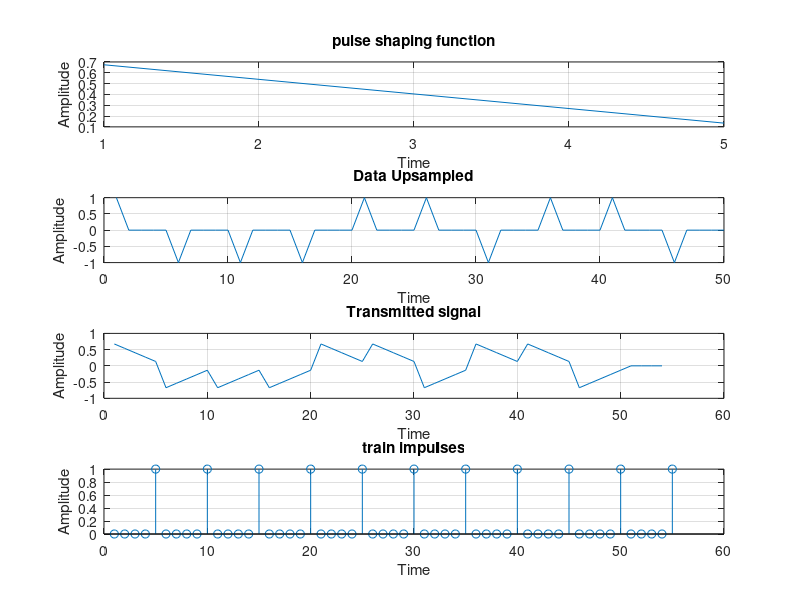
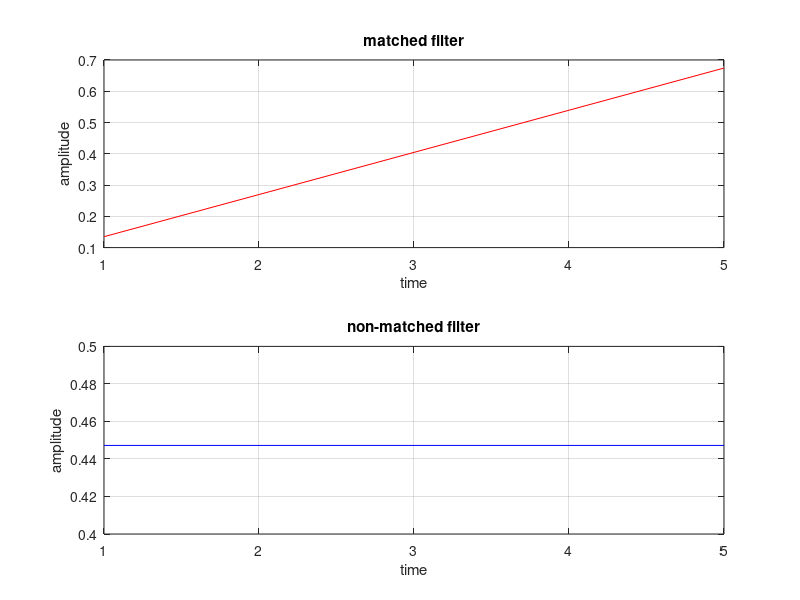
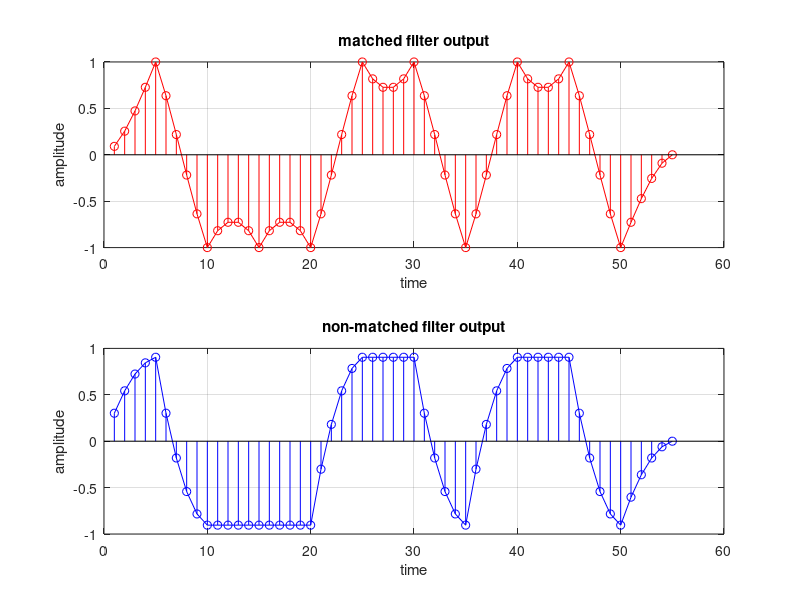
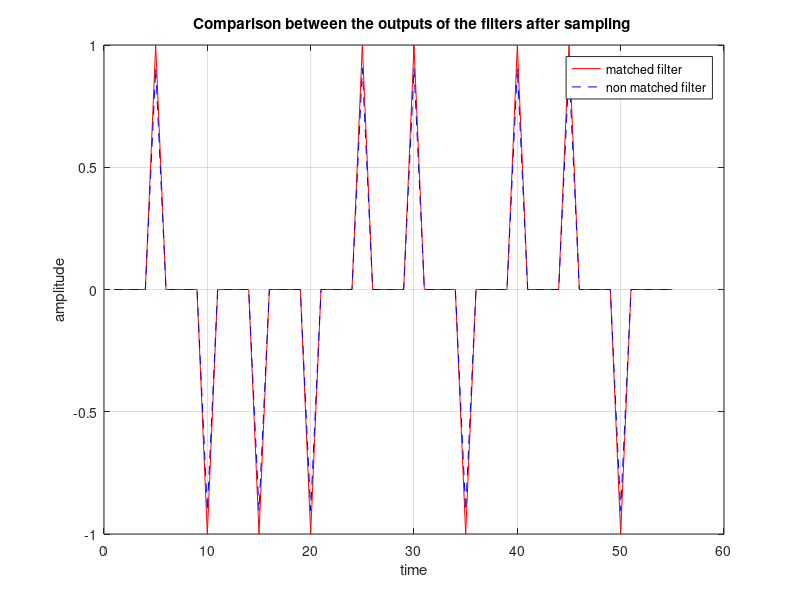

The MATLAB script that drew these images, in order: (Note: this script raises an error after producing the figures.)
%%%%%%%%%%%%%%%%%%% Requirement 1 %%%%%%%%%%%%%%%%%%%
ts = 1;        
Rs = 1/ts;    
p = [5 4 3 2 1]/sqrt(55);
n_bits = 10;
n_samples = 5;
data = randi ([0,1],1,n_bits);
polar_data = (2*data)-1;
data_upsampled = upsample(polar_data,n_samples);
y = conv(data_upsampled, p);

figure;
subplot(4,1,1);
plot(p);
grid on;
title("pulse shaping function");   
xlabel("Time");
ylabel("Amplitude");

subplot(4,1,2);
plot(data_upsampled);
grid on;
title("Data Upsampled");   
xlabel("Time");
ylabel("Amplitude");

subplot(4,1,3);
plot(y);
grid on;
title("Transmitted signal"); 
xlabel("Time");
ylabel("Amplitude");

%%%%%%%%%%%%%%%%%%%%  Filters %%%%%%%%%%%%%%%%%%%%%%%%%%%%%%%
matched_filter = fliplr(p);
non_matched_filter = [1 1 1 1 1]/sqrt(5);

%%%%%%%%%%%%%%%%%%%%% output of filters%%%%%%%%%%%%%%%%%%%%%%
matched_filter_out = conv(y,matched_filter);
non_matched_filter_out = conv(y,non_matched_filter);
%%%%%%%%%%%%%%%%%%%%%Creation of Train Impulses%%%%%%%%%%%%%%
train_impulses = repmat([0 0 0 0 1],1,floor( size(matched_filter_out,2)/n_samples) );
subplot(4,1,4);
stem(train_impulses);
grid on;
title("train impulses"); 
xlabel("Time");
ylabel("Amplitude");
%%%%%%%%%%%%%%%%%%%%%%%%%%%%%%%%%%%%%%%%%%%%%%%%%%%%%%%%%%%%%
%to adjust length
matched_filter_out = matched_filter_out(1:length(train_impulses));
non_matched_filter_out = non_matched_filter_out(1:length(train_impulses));

matched_filter_out_s     = matched_filter_out .* train_impulses ;
non_matched_filter_out_s = non_matched_filter_out .* train_impulses ;

correlator_out = zeros(1, length(y) - length(p) + 6);
for i = 1:5:length(y) - length(p) + 1
    out = 0;
    for j = 1:length(p)
        out = out + y(i+j-1) * p(j);
        correlator_out(i+j-1) = out; 
    end
end
corr_out_s = correlator_out .* train_impulses ;


%%%%%%%%%%%%%%%%%%%%%%%%%%%%%%%%%%%%%%% Plotting %%%%%%%%%%%%%%%%%%%%%%%%%%%%%%%%%%%%%%%%%%%%%%%%%%%%%%%%%%%%%%%%%%%%%%%%
figure('Name','Filters');
subplot(2,1,1);
plot(matched_filter,'r');
grid on
xlabel('time');
ylabel('amplitude');
title('matched filter');
subplot(2,1,2);
plot(non_matched_filter,'b');
grid on
xlabel('time');
ylabel('amplitude');
title('non-matched filter');


figure('Name','Comparison between the outputs of the filters at the sampling instants');
subplot(2,1,1);
plot(matched_filter_out,'r');
hold on;
stem(matched_filter_out,'r');
hold off;
grid on
xlabel('time');
ylabel('amplitude');
title('matched filter output');
subplot(2,1,2);
plot(non_matched_filter_out,'b');
hold on;
stem(non_matched_filter_out,'b');
hold off;
grid on
xlabel('time');
ylabel('amplitude');
title('non-matched filter output');

figure('Name',' Comparison between the outputs of the filters after sampling');
plot(matched_filter_out_s,'r-');
hold on;
plot(non_matched_filter_out_s,'b--');
hold off;
grid on;
xlabel('time');
ylabel('amplitude');
title('Comparison between the outputs of the filters after sampling ');
legend 'matched filter' 'non matched filter';

figure('Name','output of matched and correlator');
plot(matched_filter_out,'r');
hold on;
plot(correlator_out,'b');
hold off;
grid on;
xlabel('time');
ylabel('amplitude');
title('output of matched and correlator');
legend 'matched filter' 'correlator';

figure('Name','output of matched and correlator');
subplot(2,1,1);
plot(matched_filter_out,'r');
hold on;
stem(matched_filter_out,'r')
hold off;
grid on;
xlabel('time');
ylabel('amplitude');
title('output of matched ');

subplot(2,1,2);
plot(correlator_out,'b');
hold on;
stem(correlator_out,'b')
hold off;
grid on;
xlabel('time');
ylabel('amplitude');
title('output of correlator ');

figure('Name','output of matched and correlator after sampling');
plot(matched_filter_out_s,'r-');
hold on;
plot(corr_out_s,'b--');
hold off;
grid on;
xlabel('time');
ylabel('amplitude');
title('output of matched and correlator after sampling');
legend 'matched filter' correlator;

%%%%%%%%%%%%%%%%%%%%%%%%%%%%%%%%%%%%%%%%%%%%%%%%%%%%%%%%%%%%%%%%%%%%%%%%%%%%%%%%%%%%%%%%%%%%%%%%%%%%%%%%%%%%%%%
%%%%%%%%%%%%%%%%%%%%%%%%%%%%%%%%%%%%%%%%%%%%%%%%%%%%%%%%%%%%%%%%%%%%%%%%%%%%%%%%%%%%%%%%%%%%%%%%%%%%%%%%%%%%%%%
%%%%%%%%%%%%%%%%%%% Noise Analysis && Requirement 2 %%%%%%%%%%%%%%%%%%%

n_bits = 10^4;
n_samples = 5;
data = randi ([0,1],[1,n_bits]);
polar_data = (2*data)-1;
data_upsampled = upsample(polar_data,n_samples);

p = [5 4 3 2 1]/sqrt(55);

y = conv(data_upsampled, p);
y = y(y~=0);

unity_noise = randn(1,5*n_bits);

matched_filter = fliplr(p);
non_matched_filter_2 = [5 5 5 5 5]/sqrt(125);

snr = -2:1:5;

BER_theoretical = zeros(size(snr));
BER_1 = zeros(size(snr));
BER_2 = zeros(size(snr));

for i=snr
    index=i+3;
    no=1/db2mag(i);
    mean = 0;
    var=sqrt(no/2);
    noise = mean + var *unity_noise;
    v= y + noise;
    
    v_matched_filter    = conv(v,matched_filter);
    v_non_matched_filter= conv(v,non_matched_filter_2);
    
    v_matched_filter_out = zeros(1, size(polar_data, 2));
    v_non_matched_filter_out = zeros(1, size(polar_data, 2));
    
    for j = 1:1:size(polar_data, 2)
       if v_matched_filter(5*j) > 0
           v_matched_filter_out(j) = 1;
       else
           v_matched_filter_out(j) = -1;
       end
       
       if v_non_matched_filter(5*j) > 0
           v_non_matched_filter_out(j) = 1;
       else
           v_non_matched_filter_out(j) = -1;
       end 
   end
    temp = v_matched_filter_out ~= polar_data;
    BER_1(index) = sum(temp)/n_bits;
    
    temp = v_non_matched_filter_out ~= polar_data;
    BER_2(index) = sum(temp)/n_bits;
    
    BER_theoretical(index) = 0.5*erfc(sqrt(1/no));
    
end

figure("name" , 'BER plot');
subplot(2,2,1);
semilogy(snr,BER_1); 
title("BER matched filter");   
grid on;
xlabel("Eb/No");
ylabel("BER");

subplot(2,2,2); 
semilogy (snr,BER_2);
title("BER non matched filter");   
grid on;
xlabel("Eb/No");
ylabel("BER");

subplot(2,2,3);
semilogy(snr,BER_theoretical);
title("BER theoretical"); 
grid on;
xlabel("Eb/No");
ylabel("BER");

subplot(2,2,4);
semilogy(snr,BER_theoretical,'b');
hold on;
semilogy(snr,BER_1,'r'); 
semilogy (snr,BER_2,'g');
hold off;
title("BER Comparision"); 
legend 'BER theoretical' 'BER matched filter' 'BER non matched filter';
grid on;
xlabel("Eb/No");
ylabel("BER");
%%%%%%%%%%%%%%%%%%%%%%%%%%%%%%%%%%%%%%%%%%%%%%%%%%%%%%%%%%%%%%%%%%%%%%%%%%%%%%%%%%%%%%%%%%%%%%%%%%%%%%%%%%%%%%%
%%%%%%%%%%%%%%%%%%%%%%%%%%%%%%%%%%%%%%%%%%%%%%%%%%%%%%%%%%%%%%%%%%%%%%%%%%%%%%%%%%%%%%%%%%%%%%%%%%%%%%%%%%%%%%%
%%%%%%%%%%%%%%%%%%% ISI && Requirement 3 %%%%%%%%%%%%%%%%%%%

n_bits = 100; 
data = randi([0, 1], [1, n_bits]);
polar_data = (2 * data) - 1;
data_upsampled = upsample(polar_data, n_samples);

R_cases = [0, 0, 1, 1];
delay_cases = [2, 8, 2, 8];

figure("Name", 'rcosine filter');
for i = 1:4 
    R = R_cases(i);
    delay = delay_cases(i);
    
    % the square root raised cosine filter
    filter = rcosine(1, n_samples, 'sqrt', R, delay);
    figure(9);
    subplot(2, 2, i);
    plot(filter);
    title("rcosine filter R: " + R + " Delay: " + delay);   
    xlabel("time samples");
    ylabel("Amplitude");
        
    transmit_data = conv(data_upsampled, filter);
    receive_data = conv(transmit_data, filter);  
    
    % Ensure transmit_data and receive_data have the same length
    min_length = min(length(transmit_data), length(receive_data));
    transmit_data = transmit_data(1:min_length);
    receive_data = receive_data(1:min_length);
    
    eye_diagram_data=[transmit_data; receive_data];
    eye_diagram=eyediagram(eye_diagram_data', n_samples * 2);
    set(eye_diagram,'Name',"Eye Diagram when R="+R_cases(i)+" & delay="+delay_cases(i)+"");
end
